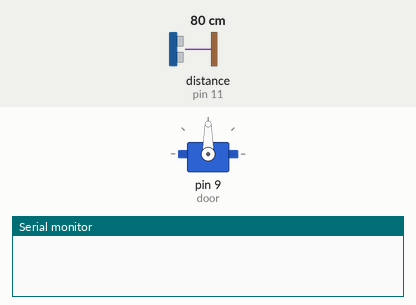
Recording of a sketch running on a simulated Arduino Uno, built with avr-gcc and run on an emulated ATmega328P. On the bench: servo, the last lines printed to the serial monitor. Wiring (inferred from the names in the program): ultrasonic range finder: trigger pin 12; echo pin 11. The inputs (shaded band) are chosen by the test bench; at power-on: distance to the obstacle (sensor on pin 11) 80 cm. The echo pulse lasts 58.3 µs per cm.

Above: at 0.1 s.
At 0.6 s:
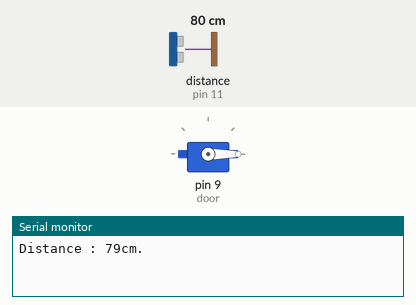
Timing chart, 0 to 2.1 s (numbered marks = the images above):
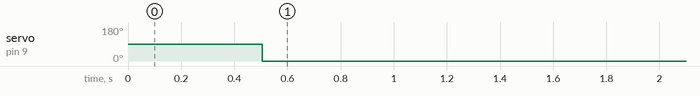

Measured:
- by itself, servo on pin 9 (door): 90° → 0° at 0.51 s

The sketch:

servo_Ultrasonic.ino
```cpp
#include "Light.h"
#include "Door.h"
#include <Streaming.h>
#include "Ultrasonic.h"


int trigPin = 12;
int echoPin = 11;

UltraSonic ultrasonic(trigPin, echoPin);
Door door;

void setup() {
  Serial.begin(9600);
  door.attach(9);
}

void loop() {
  if(ultrasonic.getDistance()<50){
    door.unLock();
  }
  else{
    door.Lock();
  }
}
//----------------------------------------------------------------------
void initUltraSonic(int trigPin, int echoPin)
{
  pinMode(trigPin, OUTPUT);        // 定義輸入及輸出
  pinMode(echoPin, INPUT);
}
```

Door.h
```cpp
#include <Servo.h>
class Door
{
private:
  int attachedPin;
  Servo myservo;

public:
  void attach(int pin)//任何的pin腳都通用(1、2、3等等)
    {
      attachedPin = pin;
      myservo.attach(attachedPin);
      unLock();
    }

   void Lock()
  {
    myservo.write(0);
    delay(500);
  }

  void unLock()
  {
    myservo.write(90);
    delay(500);
  }


};
```

Light.h
```cpp
class Light{
  private:
    int attachedPin;

    void write(int state)//放此處不會有被外面改的風險
  {
    digitalWrite(attachedPin, state);
  }
  public:
   Light(int pin)
  {
    attach(pin);
  }

    void attach(int pin)
    {
        attachedPin = pin;
        pinMode(attachedPin, OUTPUT);
    }

    void On(){
      write(1);
    }

    void Off(){
      write(0);
    }

};
```

Ultrasonic.h
```cpp
class UltraSonic
{
private:
  int trigPin;
  int echoPin;
public:
  UltraSonic(int _trigPin, int _echoPin)
  {
    trigPin = _trigPin;
    echoPin = _echoPin;
    pinMode(trigPin, OUTPUT);
    pinMode(echoPin, INPUT);
  }

  long getDistance()
  {
    long duration, cm;

    digitalWrite(trigPin, LOW);
    delayMicroseconds(5);
    digitalWrite(trigPin, HIGH);
    delayMicroseconds(10);
    digitalWrite(trigPin, LOW);

    pinMode(echoPin, INPUT);
    duration = pulseIn(echoPin, HIGH);

    cm = (duration/2) / 29.1;
    Serial << "Distance : " << cm << "cm." << "\n";
    return cm;
  }
};
```
